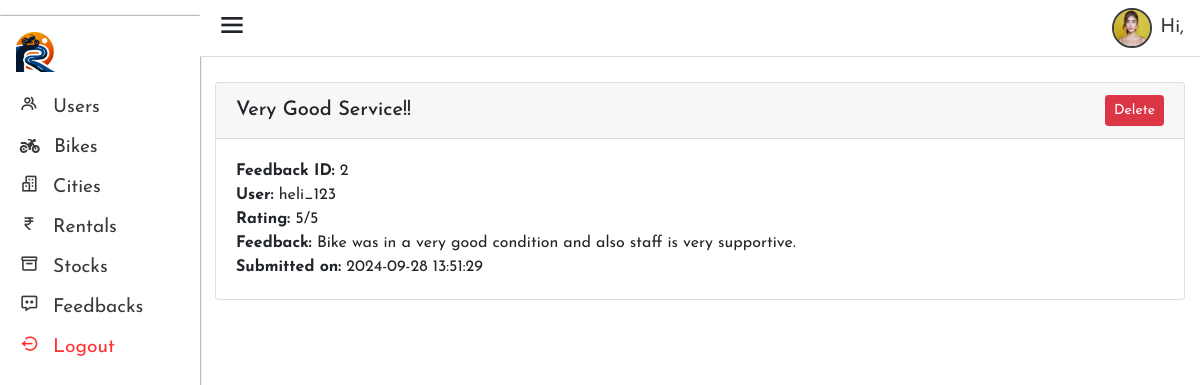
/admin/view_feedbacks.php, run on the app's committed database.
### tables this page shows
CREATE TABLE `feedbacks` (
  `feedback_id` int(11) NOT NULL,
  `user_id` int(11) NOT NULL,
  `subject` varchar(50) NOT NULL,
  `feedback` text NOT NULL,
  `ratings` tinyint(4) NOT NULL,
  `date_submitted` datetime DEFAULT current_timestamp()
);

CREATE TABLE `users` (
  `user_id` int(11) NOT NULL,
  `first_name` varchar(50) NOT NULL,
  `last_name` varchar(50) NOT NULL,
  `user_name` varchar(16) DEFAULT NULL,
  `gender` enum('M','F','O') DEFAULT NULL,
  `dob` date NOT NULL,
  `email_id` varchar(100) DEFAULT NULL,
  `phone_no` varchar(10) DEFAULT NULL,
  `password_hash` varchar(255) DEFAULT NULL,
  `created_at` timestamp NOT NULL DEFAULT current_timestamp(),
  `driving_lic_img` varchar(255) NOT NULL
);

### admin/view_feedbacks.php (the view, shortened to what this page needs)
<?php
include '../config.php';
include 'includes/header.inc.php';
$query = "SELECT f.feedback_id, u.user_name, f.subject, f.feedback, f.ratings, f.date_submitted
          FROM feedbacks f
          INNER JOIN users u ON f.user_id= u.user_id
          ORDER BY f.date_submitted DESC";
$result = $connection->query($query);
?>
<div class="container">
<?php
if ($result->num_rows > 0) {
    while ($row = $result->fetch_assoc()) {
        echo '
        <div class="card my-3">
            <div class="card-header d-flex justify-content-between align-items-center">
                <h5 class="card-title mb-0">' . htmlspecialchars($row['subject']) . '</h5>
                <form action="delete_feedback.php" method="POST" onsubmit="return confirm(\'Are you sure you want to delete this feedback?\');">
                    <input type="hidden" name="feedback_id" value="' . $row['feedback_id'] . '">
                    <button type="submit" class="btn btn-danger btn-sm">Delete</button>
                </form>
            </div>
            <div class="card-body">
                <p class="card-text">
                    <strong>Feedback ID: </strong>' . htmlspecialchars($row['feedback_id']) . '<br>
                    <strong>User: </strong>' . htmlspecialchars($row['user_name']) . '<br>
                    <strong>Rating: </strong>' . htmlspecialchars($row['ratings']) . '/5<br>
                    <strong>Feedback: </strong>' . nl2br(htmlspecialchars($row['feedback'])) . '<br>
                    <strong>Submitted on: </strong>' . htmlspecialchars($row['date_submitted']) . '
                </p>
            </div>
        </div>';
    }
} else {
    echo '<p>No feedback available.</p>';
}
?>
</div>
<?php
include 'includes/footer.inc.php';
?>

### admin/css/header.css (style rules this page uses)
* { margin: 0; padding: 0; box-sizing: border-box; }
body { font-family: "Josefin Sans", sans-serif; }
:root { --clr-brand-blue : rgb(0, 116, 217); --clr-brand-black : rgb(58,58,58); font-size: 16px; }

### data on the page
feedbacks: subject "Very Good Service!!", feedback_id "2", user.user_name "heli_123", ratings "5", feedback "Bike was in a very good condition and also staff is very supportive.", date_submitted "2024-09-28 13:51:29"
